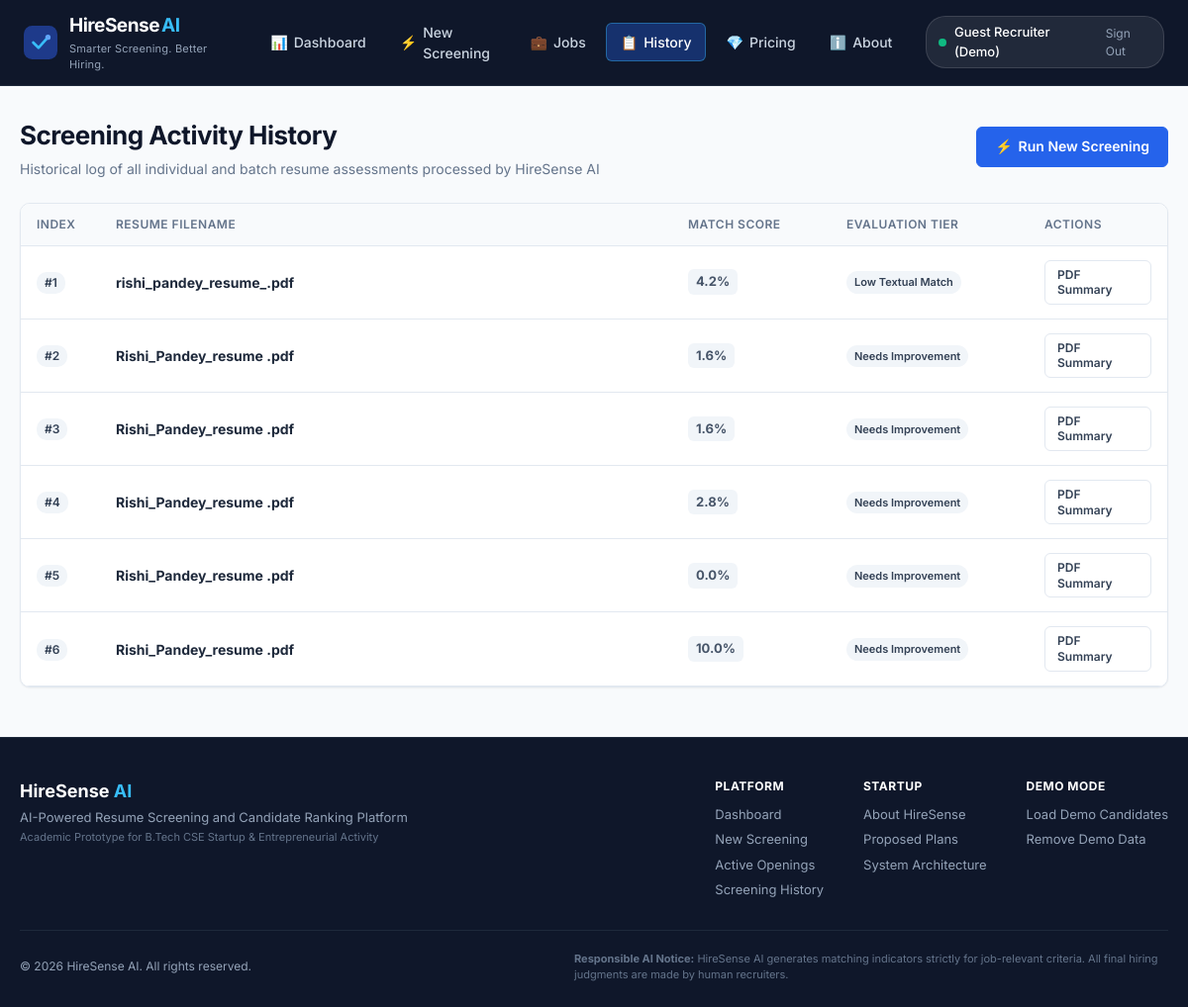
The page /history (signed in) on the database its author committed.
### tables this page shows
CREATE TABLE resumes(

id INTEGER PRIMARY KEY AUTOINCREMENT,

filename TEXT,

score REAL,

recommendation TEXT

);

### app.py (the view)
@app.route("/history")
def history():
    conn = get_db_connection()
    cursor = conn.cursor()
    cursor.execute("""
        SELECT filename, score, recommendation
        FROM resumes
        ORDER BY id DESC
    """)
    resumes = cursor.fetchall()
    conn.close()
    return render_template("history.html", resumes=resumes)

### app.py (called while the page is built)
def get_current_user():
    user_id = session.get("user_id")
    if not user_id:
        return None
    conn = get_db_connection()
    user = conn.execute("SELECT id, username, email, full_name, role FROM users WHERE id = ?", (user_id,)).fetchone()
    conn.close()
    return user

@app.context_processor
def inject_global_vars():
    return {
        "current_user": get_current_user(),
        "is_guest": session.get("is_guest", False),
        "brand_name": "HireSense AI",
        "tagline": "Smarter Screening. Better Hiring.",
        "app_title": "HireSense AI — Resume Screening & Candidate Ranking",
        "current_year": datetime.now().year
    }

### database.py (called while the page is built)
def get_db_connection():
    conn = sqlite3.connect(DATABASE_PATH)
    conn.row_factory = sqlite3.Row
    return conn

### templates/history.html (shortened to what this page needs)
{% extends "base.html" %}
{% block content %}
<div class="page-header">
    <div class="header-intro">
        <h1 class="page-title">Screening Activity History</h1>
        <p class="page-subtitle">Historical log of all individual and batch resume assessments processed by HireSense AI</p>
    </div>
    <div class="header-actions">
        <a href="{{ url_for('screen') }}" class="btn btn-primary">
            <span class="btn-icon">⚡</span> Run New Screening
        </a>
    </div>
</div>
<div class="card">
    {% if resumes %}
        <div class="table-responsive">
            <table class="data-table">
                <thead>
                    <tr>
                        <th width="80">Index</th>
                        <th>Resume Filename</th>
                        <th width="160">Match Score</th>
                        <th width="200">Evaluation Tier</th>
                        <th width="140">Actions</th>
                    </tr>
                </thead>
                <tbody>
                    {% for resume in resumes %}
                        <tr>
                            <td><span class="count-badge">#{{ loop.index }}</span></td>
                            <td>
                                <strong>{{ resume[0] }}</strong>
                            </td>
                            <td>
                                <span class="score-badge {% if resume[1] >= 80 %}score-high{% elif resume[1] >= 60 %}score-mid{% elif resume[1] >= 40 %}score-fair{% else %}score-low{% endif %}">
                                    {{ "%.1f"|format(resume[1]) }}%
                                </span>
                            </td>
                            <td>
                                <span class="badge-status">{{ resume[2] }}</span>
                            </td>
                            <td>
                                <a href="{{ url_for('download_report') }}" class="btn btn-sm btn-outline-secondary">
                                    PDF Summary
                                </a>
                            </td>
                        </tr>
                    {% endfor %}
                </tbody>
            </table>
        </div>
    {% endif %}
</div>
{% endblock %}

### static/css/style.css (style rules this page uses)
:root { --primary: #2563eb; --primary-hover: #1d4ed8; --primary-light: #eff6ff; --primary-border: #bfdbfe; --navy-900: #0f172a; --navy-800: #1e293b; --navy-700: #334155; --slate-500: #64748b; --slate-400: #94a3b8; --slate-200: #e2e8f0; --slate-100: #f1f5f9; --slate-50: #f8fafc; --white: #ffffff; --success: #10b981; --success-light: #ecfdf5; --success-border: #a7f3d0; --warning: #f59e0b; --warning-light: #fffbeb; --warning-border: #fde68a; --danger: #ef4444; --danger-light: #fef2f2; --danger-border: #fecaca; --info: #0284c7; --info-light: #f0f9ff; --info-border: #bae6fd; --font-sans: 'Inter', -apple-system, BlinkMacSystemFont, "Segoe UI", Roboto, Helvetica, Arial, sans-serif; --radius-sm: 6px; --radius-md: 10px; --radius-lg: 16px; --radius-xl: 24px; --shadow-sm: 0 1px 2px 0 rgba(0, 0, 0, 0.05); --shadow-md: 0 4px 6px -1px rgba(0, 0, 0, 0.07), 0 2px 4px -1px rgba(0, 0, 0, 0.04); --shadow-lg: 0 10px 15px -3px rgba(0, 0, 0, 0.08), 0 4px 6px -2px rgba(0, 0, 0, 0.03); --transition: all 0.2s ease-in-out; }
* { margin: 0; padding: 0; box-sizing: border-box; }
body { font-family: var(--font-sans); background-color: var(--slate-50); color: var(--navy-800); line-height: 1.5; -webkit-font-smoothing: antialiased; min-height: 100vh; display: flex; flex-direction: column; }
.page-header { display: flex; align-items: center; justify-content: space-between; margin-bottom: 24px; flex-wrap: wrap; gap: 16px; }
.page-title { font-size: 26px; font-weight: 700; color: var(--navy-900); letter-spacing: -0.5px; }
.page-subtitle { color: var(--slate-500); font-size: 14px; margin-top: 4px; }
.btn { display: inline-flex; align-items: center; justify-content: center; gap: 6px; padding: 10px 18px; font-size: 14px; font-weight: 600; border-radius: var(--radius-sm); border: 1px solid transparent; cursor: pointer; text-decoration: none; transition: var(--transition); line-height: 1.3; }
.btn-primary { background: var(--primary); color: var(--white); border-color: var(--primary); }
.btn-outline-secondary { background: var(--white); color: var(--navy-700); border-color: var(--slate-200); }
.btn-sm { padding: 6px 12px; font-size: 12px; }
.card { background: var(--white); border: 1px solid var(--slate-200); border-radius: var(--radius-md); box-shadow: var(--shadow-sm); overflow: hidden; }
.table-responsive { width: 100%; overflow-x: auto; }
.data-table { width: 100%; border-collapse: collapse; font-size: 14px; text-align: left; }
.data-table th { background: var(--slate-50); padding: 12px 16px; font-size: 12px; font-weight: 600; color: var(--slate-500); text-transform: uppercase; letter-spacing: 0.5px; border-bottom: 1px solid var(--slate-200); }
.data-table td { padding: 14px 16px; border-bottom: 1px solid var(--slate-200); vertical-align: middle; }
.badge-status { display: inline-block; padding: 3px 8px; font-size: 11px; font-weight: 600; border-radius: 12px; background: var(--slate-100); color: var(--navy-700); }
.count-badge { display: inline-block; background: var(--slate-100); color: var(--navy-700); font-weight: 600; padding: 2px 8px; border-radius: 10px; font-size: 12px; }
.score-badge { display: inline-block; font-weight: 700; font-size: 13px; padding: 3px 8px; border-radius: var(--radius-sm); }
.score-low { background: #f1f5f9; color: #475569; }

### rows shown on the page
resumes: filename "rishi_pandey_resume_.pdf", score "4.2", recommendation "Low Textual Match"
resumes: filename "Rishi_Pandey_resume .pdf", score "1.6", recommendation "Needs Improvement"
resumes: filename "Rishi_Pandey_resume .pdf", score "1.6", recommendation "Needs Improvement"
resumes: filename "Rishi_Pandey_resume .pdf", score "2.8", recommendation "Needs Improvement"
resumes: filename "Rishi_Pandey_resume .pdf", score "0.0", recommendation "Needs Improvement"
resumes: filename "Rishi_Pandey_resume .pdf", score "10.0", recommendation "Needs Improvement"
